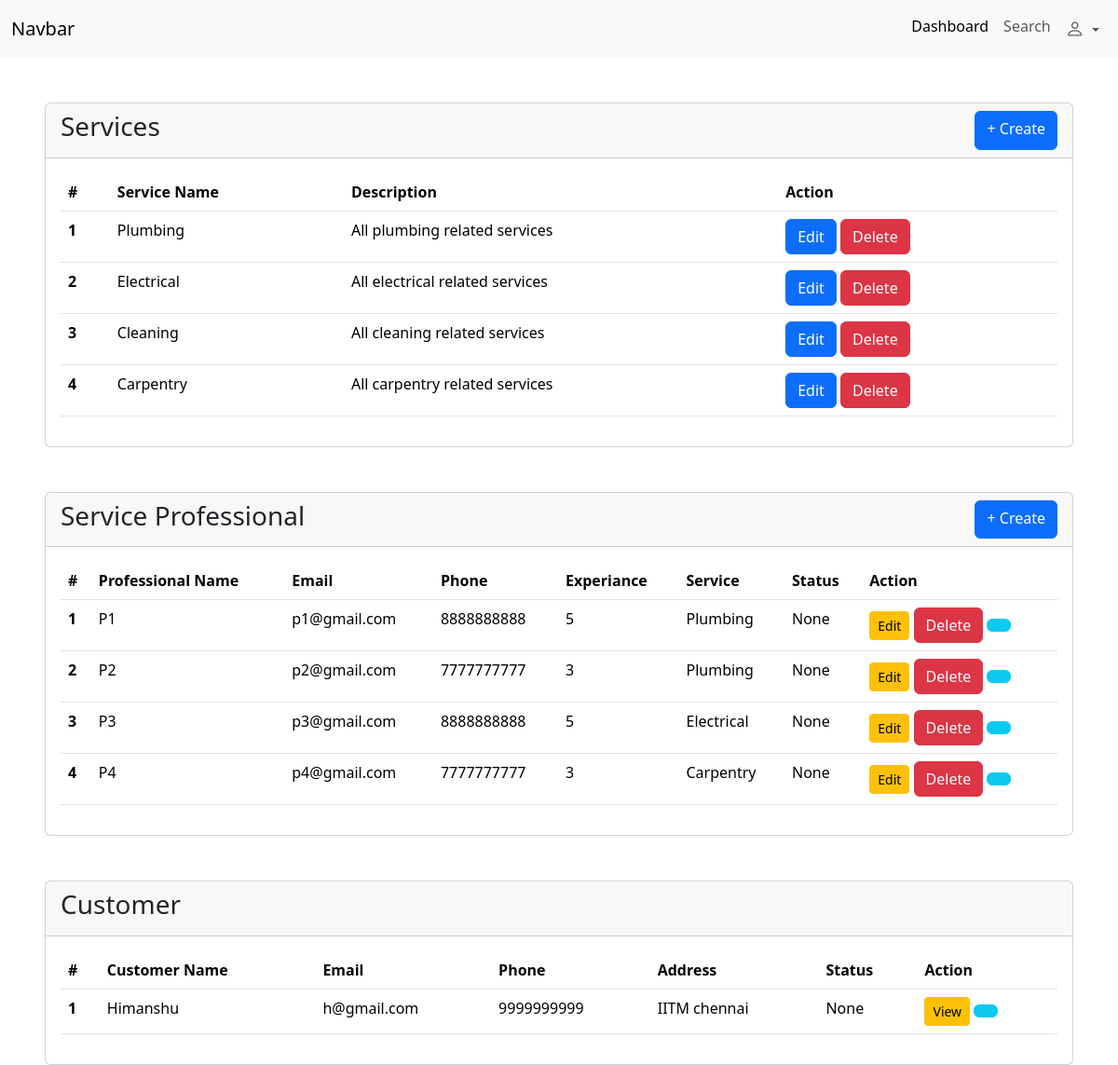
/admin/dashboard (signed in), run on an earlier commit of the app's database.
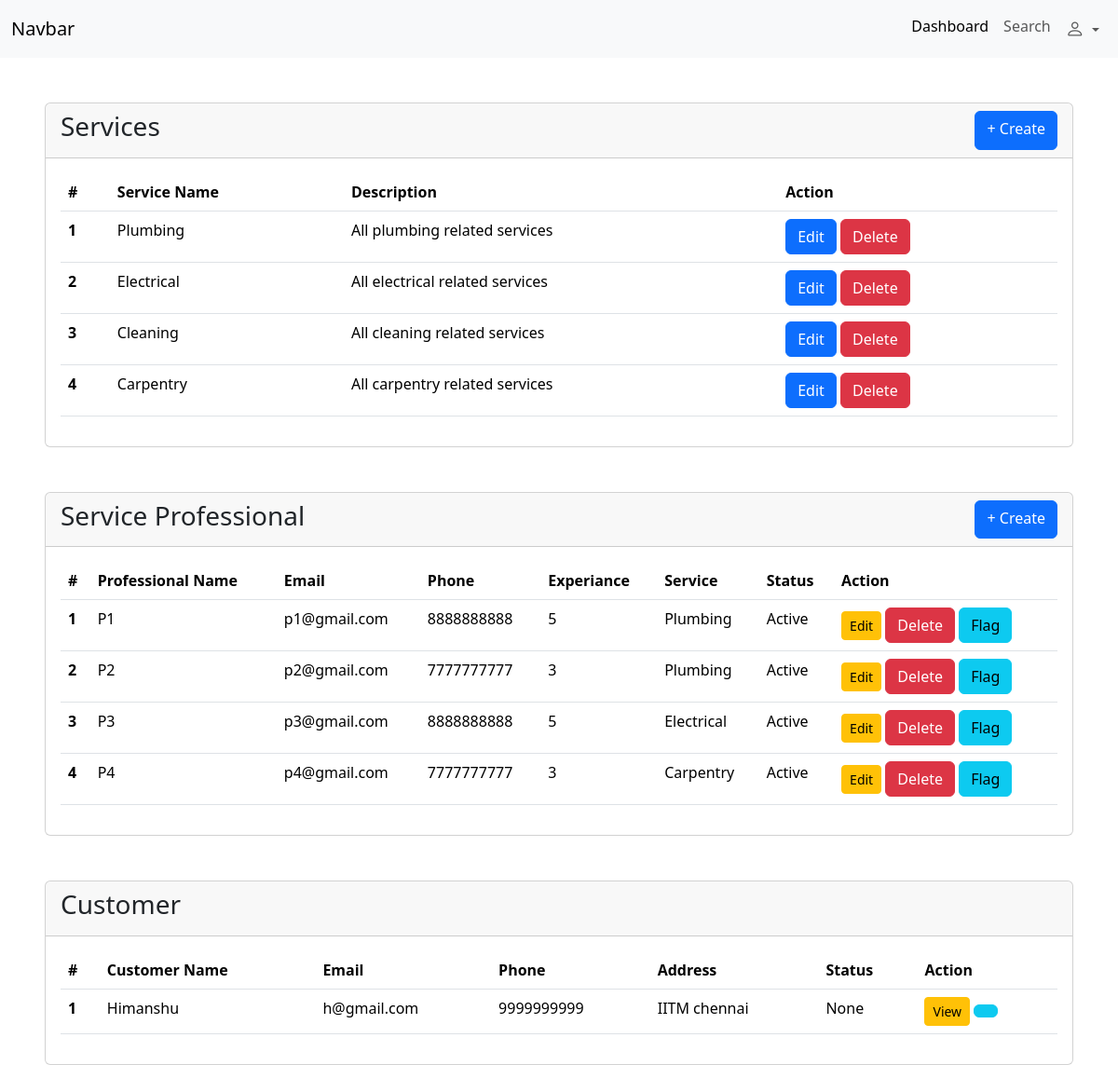
And on a later commit of the database.
### backend/models.py (models this page shows, shortened)
class Professional(db.Model,UserMixin):
    __tablename__ = 'professional'
    id = db.Column(db.Integer, primary_key=True)
    name = db.Column(db.String, nullable=False)
    servicecategoryid = db.Column(db.Integer, db.ForeignKey('service_category.id'), nullable=False)
    email = db.Column(db.String, unique=True, nullable=False)
    password = db.Column(db.String, nullable=False)
    phone = db.Column(db.String, nullable=True)
    experience = db.Column(db.Integer, nullable=True)
    status = db.Column(db.String,nullable=True)
    recived_bookings = db.relationship("Booking", backref="professional" ,cascade="all, delete-orphan" )
    availabilities = db.relationship("ProfessionalAvailability", backref="professional" , cascade="all, delete-orphan" )

class ServiceCategory(db.Model , UserMixin):
    __tablename__ = 'service_category'
    id = db.Column(db.Integer, primary_key=True)
    name = db.Column(db.String, unique=True, nullable=False)
    description = db.Column(db.String, nullable=True)
    professionals  = db.relationship("Professional", backref="service_category" , cascade="all, delete-orphan" )
    bookings = db.relationship("Booking" , backref="service_category" , cascade="all, delete-orphan")

### backend/routes.py (the view)
@app.route("/admin/dashboard")
@login_required
def admin_dashboard():
    if isinstance(current_user , Admin):
        if request.method=="GET" :
            allcats  = db.session.query(ServiceCategory).all()
            profs = db.session.query(Professional).all()
            custs = db.session.query(Customer).all()
            return render_template("admin/dashboard.html" , allcats= allcats , profs=profs , custs=custs)
    else:
        return "Unauthorized" , 403

### app.py (called while the page is built)
def create_app():
    app  = Flask(__name__)
    app.config["SQLALCHEMY_DATABASE_URI"] = "sqlite:///my_db.sqlite3"
    db.init_app(app)
    app.app_context().push()
    app.config['SECRET_KEY'] = 'supersecretkey'
    login_manager = LoginManager(app)
    @login_manager.user_loader
    def load_user(email):
        user = db.session.query(Customer).filter_by(email=email).first()  or \
                db.session.query(Admin).filter_by(email=email).first() or \
                db.session.query(Professional).filter_by(email=email).first()
        return user
    return app

### templates/admin/dashboard.html (shortened to what the changed rows need)
<!DOCTYPE html>
<html lang="en">
<head>
    <link href="https://cdn.jsdelivr.net/npm/bootstrap@5.3.8/dist/css/bootstrap.min.css" rel="stylesheet"
>
    <link rel="stylesheet" href="https://cdn.jsdelivr.net/npm/bootstrap-icons@1.13.1/font/bootstrap-icons.min.css">
</head>
<body>
    <div class="card mt-5 ms-5 me-5">
        <div class="card-body">
            <table class="table">
                <thead>
                    <tr>
                        <th scope="col">#</th>
                        <th scope="col">Service Name</th>
                        <th scope="col">Description</th>
                        <th scope="col">Action</th>
                    </tr>
                </thead>
                <tbody>
                    {% for cat in allcats %}
                    <tr>
                        <th scope="row">{{loop.index}}</th>
                    </tr>
                    {% endfor %}
                </tbody>
            </table>
        </div>
    </div>
    <div class="card mt-5 ms-5 me-5">
        <div class="card-body">
            <table class="table">
                <thead>
                    <tr>
                        <th scope="col">#</th>
                        <th scope="col">Professional Name</th>
                        <th scope="col">Email</th>
                        <th scope="col">Phone</th>
                        <th scope="col">Experiance</th>
                        <th scope="col">Service</th>
                        <th scope="col">Status</th>
                        <th scope="col">Action</th>
                    </tr>
                </thead>
                <tbody>
                    {% for prof in profs %}
                    <tr>
                        <th scope="row">{{loop.index}}</th>
                        <td>{{prof.name}}</td>
                        <td>{{prof.email}}</td>
                        <td>{{prof.phone}}</td>
                        <td>{{prof.experience}}</td>
                        <td>{{prof.service_category.name}}</td>
                        <td>{{prof.status}}</td>
                        <td>
                            <a href="/manageprofessional?action=edit&id={{prof.id}}" class="btn btn-sm btn-warning">Edit</a>
                            <button type="button" class="btn btn-danger" data-bs-toggle="modal"
                                data-bs-target="#prof-{{prof.id}}">
                                Delete
                            </button>
                            <button type="button" class="btn btn-info" data-bs-toggle="modal"
                                data-bs-target="#profflag-{{prof.id}}">
                                {% if prof.status=="Active" %}Flag{% elif prof.status=="Flagged" %}Unflag{% endif %}
                            </button>
                        </td>
                    </tr>
                    {% endfor %}
                </tbody>
            </table>
        </div>
    </div>
    <div class="card mt-5 ms-5 me-5">
        <div class="card-body">
            <table class="table">
                <thead>
                    <tr>
                        <th scope="col">#</th>
                        <th scope="col">Customer Name</th>
                        <th scope="col">Email</th>
                        <th scope="col">Phone</th>
                        <th scope="col">Address</th>
                        <th scope="col">Status</th>
                        <th scope="col">Action</th>
                    </tr>
                </thead>
                <tbody>
                    {% for cust in custs %}
                    <tr>
                        <th scope="row">{{loop.index}}</th>
                    </tr>
                    {% endfor %}
                </tbody>
            </table>
        </div>
    </div>
</body>
</html>

What changed in the data, as far as the page shows it:
changed Professional "p1@gmail.com": status "None" → "Active"; now shows "Flag"
changed Professional "p2@gmail.com": status "None" → "Active"; now shows "Flag"
changed Professional "p3@gmail.com": status "None" → "Active"; now shows "Flag"
changed Professional "p4@gmail.com": status "None" → "Active"; now shows "Flag"
